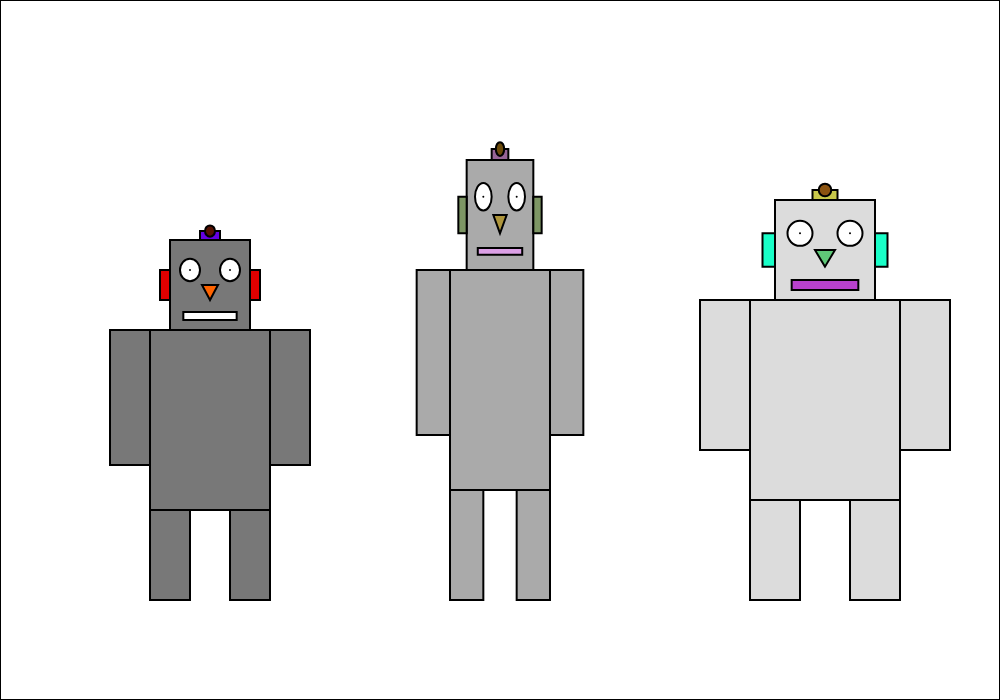
Frame 1 (no input)
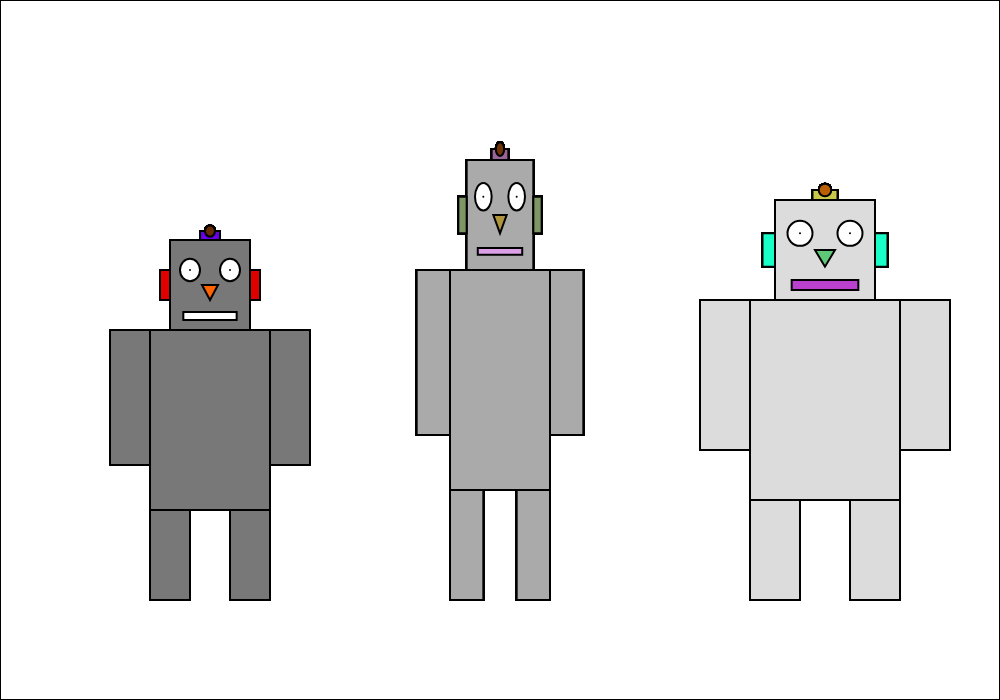
Frame 60 (no input)
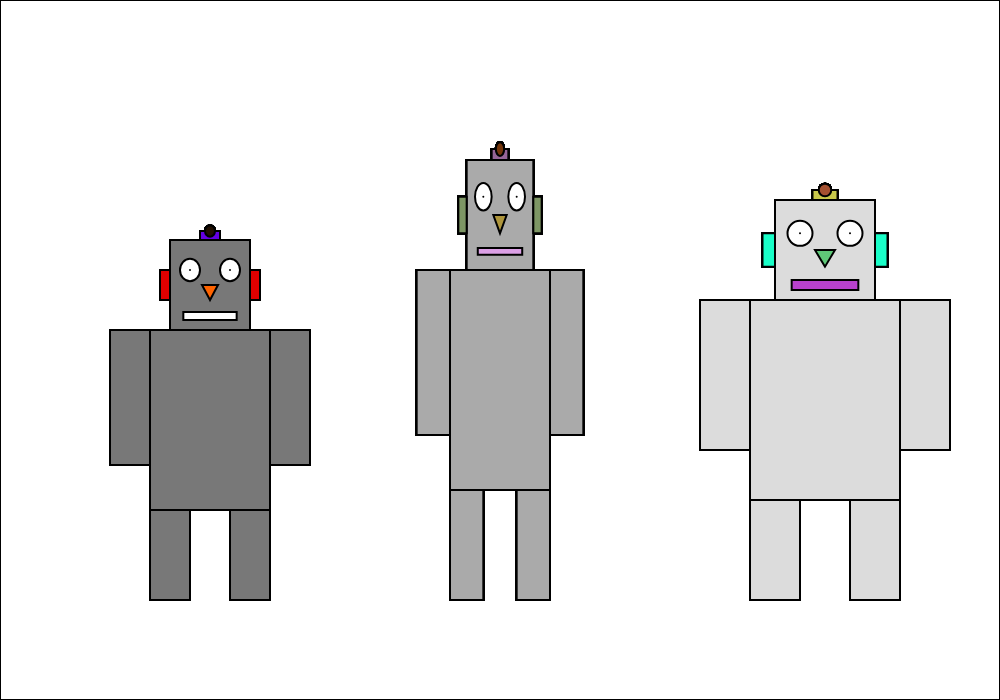
Frame 120 (the mouse pressed at the canvas centre since frame 60)

The p5.js sketch that drew these frames (run headless with seeded random() and noise() and a simulated clock; from frame 60 on, the mouse is pressed at the canvas centre):

// p5.js sketch
// ── sketch.js
//Hack it - we are the robot family

//TASK 1. modify the code so that all three robots are drawn
//TASK 2. try changing the numbers to create your robot family
//TASK 3. create more arrays and use the values in them to add more variation to the robots

var robotCount;
var robotColors;
var robotWidths;
var robotHeights;
var headWidths;


function setup()
{
	//create a canvas for the robot
	createCanvas(1000, 700);
    robotCount = 3;
    robotColors = ["red", "green", "blue"];
//    robotWidths = [70,100,150]; //torse+legs/arms
    robotWidths = [[120, 120/3, 120*2/3], [100, 100/3, 100*2/3], [150, 150/3, 150*2/3]];
    robotHeights = [[180, 180/2, 180/2], [220, 220/2, 220/2], [200, 200/2, 200/2]]; //torse+legs/arms
    
    headWidths = [0.7,0.8,1.2];
    
}

function draw()
{
    
	strokeWeight(2);
    noFill();
    rect(0,0,width,height);
    fill(255,0,0);
    
    
    for(let i = 0 ; i < robotCount ; i++){
    
    //Draw body    
    push();
    fill(120 + i * 50, 120 + i * 50, 120 + i * 50);
    rect(150 + 300 * i, height - 100 - robotHeights[i][1] - robotHeights[i][0], robotWidths[i][0], robotHeights[i][0]);
    pop();
    
    //Draw legs
    push();
    fill(120 + i * 50, 120 + i * 50, 120 + i * 50);    
    rect(150 + 300 * i, height - 100 - robotHeights[i][1], robotWidths[i][1], robotHeights[i][1]);
    rect(150 + 300 * i + robotWidths[i][0] - robotWidths[i][1], height - 100 - robotHeights[i][1], robotWidths[i][1], robotHeights[i][1]);
        
    pop();
        
    //Draw hands
    
    push();
    fill(120 + i * 50, 120 + i * 50, 120 + i * 50);    
    rect(150 + 300 * i - robotWidths[i][1], height - 100 - robotHeights[i][1] - robotHeights[i][0], robotWidths[i][1], robotHeights[i][1] * 1.5);
    rect(150 + 300 * i + robotWidths[i][0], height - 100 - robotHeights[i][1] - robotHeights[i][0], robotWidths[i][1], robotHeights[i][1] * 1.5);
        
    pop();
        
    //Draw heads
    
    push();
    fill(120 + i * 50, 120 + i * 50, 120 + i * 50);    
    rect(150 + 300 * i + robotWidths[i][0]/2 - robotWidths[i][2]/2, height - 100 - robotHeights[i][1] - robotHeights[i][0] - robotHeights[i][2], robotWidths[i][2], robotHeights[i][2]);
        
    pop();
        
    //Draw ears
    
    push();
    fill(225 - i * 100, i * 150, i * 100);    
    rect(150 + 300 * i + robotWidths[i][0]/2 - robotWidths[i][2]/2 - robotWidths[i][2]/8, height - 100 - robotHeights[i][1] - robotHeights[i][0] - robotHeights[i][2] * 2/3, robotWidths[i][2]/8, robotHeights[i][2]/3); 
    rect(150 + 300 * i + robotWidths[i][0]/2 + robotWidths[i][2]/2, height - 100 - robotHeights[i][1] - robotHeights[i][0] - robotHeights[i][2] * 2/3, robotWidths[i][2]/8, robotHeights[i][2]/3);
        
    pop();
        
    //Draw antenas
    
    push();
    fill(100 + i * 50, i * 100, 225 - i * 75);    
    rect(150 + 300 * i + robotWidths[i][0]/2 - robotWidths[i][2]/8, height - 100 - robotHeights[i][1] - robotHeights[i][0] - robotHeights[i][2] * 1.1, robotWidths[i][2]/4, robotHeights[i][2]/10);
    fill(random(120, i * 100), random(80, i * 50), random(0, i * 30));
    ellipse(150 + 300 * i + robotWidths[i][0]/2, height - 100 - robotHeights[i][1] - robotHeights[i][0] - robotHeights[i][2] - robotHeights[i][2]/10, robotWidths[i][2]/8, robotHeights[i][2]/8);
        
    pop();
        
    //Draw eyes
    
    push();
    fill(255, 255, 255);    
    ellipse(150 + 300 * i + robotWidths[i][0]/2 - robotWidths[i][2]/4, height - 100 - robotHeights[i][1] - robotHeights[i][0] - robotHeights[i][2] * 2/3, robotWidths[i][2] * 1/4, robotHeights[i][2] * 1/4);
    point(150 + 300 * i + robotWidths[i][0]/2 - robotWidths[i][2]/4, height - 100 - robotHeights[i][1] - robotHeights[i][0] - robotHeights[i][2] * 2/3);
    ellipse(150 + 300 * i + robotWidths[i][0]/2 + robotWidths[i][2]/4, height - 100 - robotHeights[i][1] - robotHeights[i][0] - robotHeights[i][2] * 2/3, robotWidths[i][2] * 1/4, robotHeights[i][2] * 1/4);  
    point(150 + 300 * i + robotWidths[i][0]/2 + robotWidths[i][2]/4, height - 100 - robotHeights[i][1] - robotHeights[i][0] - robotHeights[i][2] * 2/3);  
    pop();
        
    //Draw nose
    
    push();
    fill(255 - 80 * i, 100 + i * 50, i * 60);    
    triangle(150 + 300 * i + robotWidths[i][0]/2, height - 100 - robotHeights[i][1] - robotHeights[i][0] - robotHeights[i][2] * 1/3,150 + 300 * i + robotWidths[i][0]/2 - robotWidths[i][2]/10, height - 100 - robotHeights[i][1] - robotHeights[i][0] - robotHeights[i][2] * 1/2, 150 + 300 * i + robotWidths[i][0]/2 + robotWidths[i][2]/10, height - 100 - robotHeights[i][1] - robotHeights[i][0] - robotHeights[i][2] * 1/2);    
    pop();
        
    //Draw mouth
    
    push();
    fill(255 - 35 * i, 255 - 95 * i, 255 - 25 * i);    
    rect(150 + 300 * i + robotWidths[i][0]/2 - robotWidths[i][2]/3, height - 100 - robotHeights[i][1] - robotHeights[i][0] - robotHeights[i][2] * 1/5, robotWidths[i][2] * 2/3, robotWidths[i][2] * 0.1);
        
    pop();
        
        
    }
    
    
//    console.log(robotWidths[i - 1][i - 1]);
    
    //ROBOT 1
//    translate(200,0);
//
//    fill(200);
//    rect(-robotWidths[0]/2, -robotHeights[0] - 130, robotWidths[0], 130);
//    rect(-70, -robotHeights[0] - 130, 30, 100);
//    rect(40,  -robotHeights[0] - 130, 30, 100);
//    rect(-30, -robotHeights[0], 30, robotHeights[0]);
//    rect(0,  -robotHeights[0], 30, robotHeights[0]);
//
//    //robot heads
//    fill(200);
//    rect(-50* headWidths[0], -robotHeights[0] - 230, 100* headWidths[0], 100, 10);
//
//    //ears
//    fill(255, 0, 0);
//    rect(-50 * headWidths[0] - 10, -robotHeights[0] - 200, 10, 33);
//    rect(50 * headWidths[0], -robotHeights[0] - 200, 10, 33);
//
//    //robots' antennas
//    fill(250, 250, 0);
//    ellipse(0, -robotHeights[0] - 237, 10, 10);
//    fill(200, 0, 200);
//    rect(-10, -robotHeights[0] - 233, 20, 10);
//
//    //robot's eyes
//    fill(255)
//    ellipse(-25 * headWidths[0], -robotHeights[0] - 200, 26, 26);
//    point(-25 * headWidths[0], -robotHeights[0] - 200);
//    ellipse(25 * headWidths[0], -robotHeights[0] - 200, 26, 26);
//    point(25 * headWidths[0], -robotHeights[0] - 200);
//
//    //robots' nose
//    fill(255, 0, 0);
//    triangle(0, -robotHeights[0] - 190, -15, -robotHeights[0] - 170,15, -robotHeights[0] - 170);
//
//    //robot mouth
//    noFill();
//    beginShape();
//    vertex(-23, -robotHeights[0] - 155);
//    vertex(-15, -robotHeights[0] - 145);
//    vertex(-9, -robotHeights[0] - 155);
//    vertex(-1, -robotHeights[0] - 145);
//    vertex(7, -robotHeights[0] - 155);
//    vertex(15, -robotHeights[0] - 145);
//    vertex(23, -robotHeights[0] - 155);
//    endShape();
    
        
    

}
